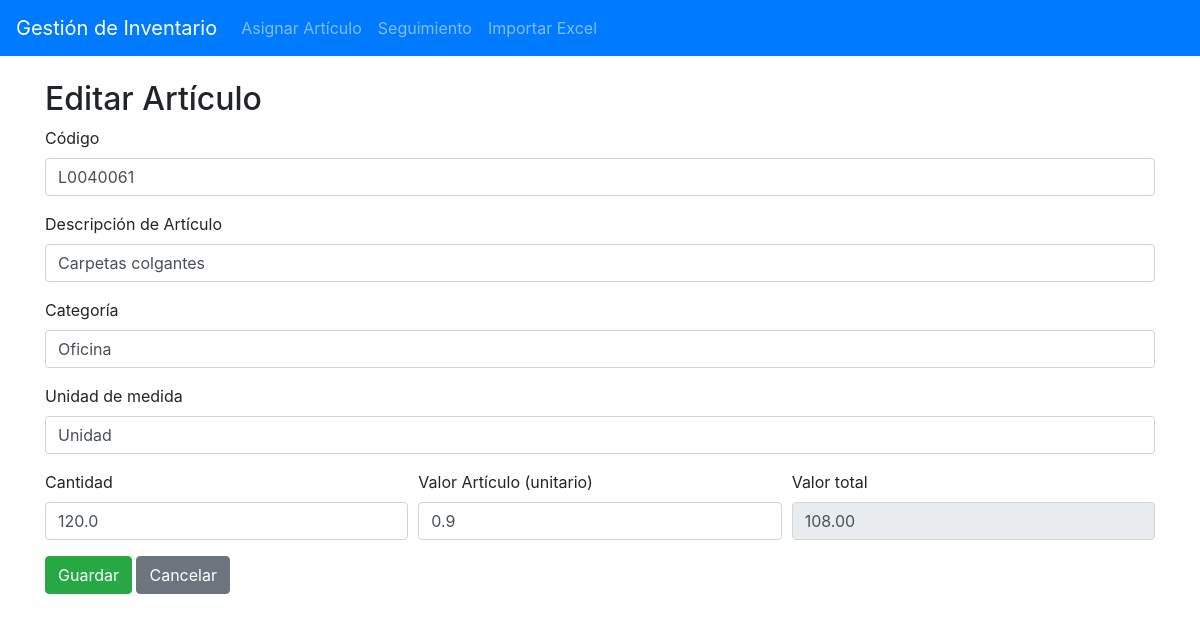
The app's page /item/edit/2 with its own data.
### inventory_app/app.py (models this page shows, shortened)
class Item(db.Model):
    id = db.Column(db.Integer, primary_key=True)
    code = db.Column(db.String(64), unique=False, nullable=False)
    description = db.Column(db.String(256), nullable=False)
    category = db.Column(db.String(128), nullable=True)
    unit = db.Column(db.String(64), nullable=True)
    quantity = db.Column(db.Float, nullable=False)
    unit_value = db.Column(db.Float, nullable=False)
    total_value = db.Column(db.Float, nullable=False)
    assigned_at = db.Column(db.DateTime, default=datetime.utcnow)

### inventory_app/app.py (the view, shortened to what this page needs)
@app.route('/item/edit/<int:item_id>', methods=['GET', 'POST'])
def edit_item(item_id):
    item = Item.query.get_or_404(item_id)
    return render_template('edit_item.html', item=item)

### inventory_app/templates/edit_item.html (shortened to what this page needs)
{% extends 'base.html' %}
{% block content %}
<h2>Editar Artículo</h2>
<form method="post">
  <div class="form-group">
    <label for="code">Código</label>
    <input type="text" class="form-control" id="code" name="code" value="{{ item.code }}" required>
  </div>
  <div class="form-group">
    <label for="description">Descripción de Artículo</label>
    <input type="text" class="form-control" id="description" name="description" value="{{ item.description }}" required>
  </div>
  <div class="form-group">
    <label for="category">Categoría</label>
    <input type="text" class="form-control" id="category" name="category" value="{{ item.category }}">
  </div>
  <div class="form-group">
    <label for="unit">Unidad de medida</label>
    <input type="text" class="form-control" id="unit" name="unit" value="{{ item.unit }}">
  </div>
  <div class="form-row">
    <div class="form-group col-md-4">
      <label for="quantity">Cantidad</label>
      <input type="number" step="any" min="0" class="form-control" id="quantity" name="quantity" value="{{ item.quantity }}" required>
    </div>
    <div class="form-group col-md-4">
      <label for="unit_value">Valor Artículo (unitario)</label>
      <input type="number" step="any" min="0" class="form-control" id="unit_value" name="unit_value" value="{{ item.unit_value }}" required>
    </div>
    <div class="form-group col-md-4">
      <label for="total_value">Valor total</label>
      <input type="text" class="form-control" id="total_value" name="total_value" readonly value="{{ item.total_value }}">
    </div>
  </div>
  <button type="submit" class="btn btn-success">Guardar</button>
  <a class="btn btn-secondary" href="{{ url_for('tracking') }}">Cancelar</a>
</form>
{% endblock %}

### records on screen
Item: code "L0040061", description "Carpetas colgantes", category "Oficina", unit "Unidad", quantity "120.0", unit_value "0.9", total_value "108.00"
